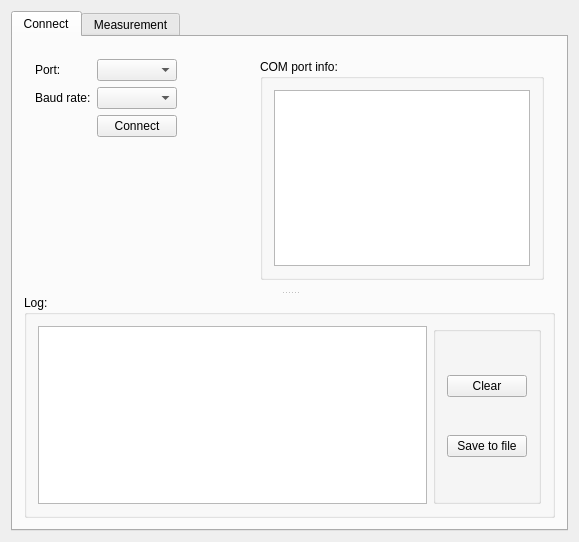
<?xml version="1.0" encoding="UTF-8"?>
<ui version="4.0">
 <class>Widget</class>
 <widget class="QWidget" name="Widget">
  <property name="geometry">
   <rect>
    <x>0</x>
    <y>0</y>
    <width>579</width>
    <height>542</height>
   </rect>
  </property>
  <property name="windowTitle">
   <string>Widget</string>
  </property>
  <layout class="QGridLayout" name="gridLayout">
   <item row="0" column="0">
    <widget class="QTabWidget" name="tabWidget">
     <property name="currentIndex">
      <number>0</number>
     </property>
     <widget class="QWidget" name="tab">
      <attribute name="title">
       <string>Connect</string>
      </attribute>
      <layout class="QGridLayout" name="gridLayout_5">
       <item row="0" column="0">
        <widget class="QSplitter" name="splitter">
         <property name="orientation">
          <enum>Qt::Vertical</enum>
         </property>
         <widget class="QWidget" name="">
          <layout class="QHBoxLayout" name="horizontalLayout_3">
           <item>
            <layout class="QVBoxLayout" name="verticalLayout">
             <item>
              <layout class="QFormLayout" name="Port_formLayout">
               <item row="0" column="0">
                <widget class="QLabel" name="Port_label">
                 <property name="text">
                  <string>Port:</string>
                 </property>
                </widget>
               </item>
               <item row="0" column="1">
                <widget class="QComboBox" name="Port_comboBox"/>
               </item>
               <item row="1" column="0">
                <widget class="QLabel" name="BaudRate_label">
                 <property name="text">
                  <string>Baud rate:</string>
                 </property>
                </widget>
               </item>
               <item row="1" column="1">
                <widget class="QComboBox" name="BaudRate_comboBox"/>
               </item>
               <item row="2" column="1">
                <widget class="QPushButton" name="Port_pushButton">
                 <property name="text">
                  <string>Connect</string>
                 </property>
                 <property name="checkable">
                  <bool>true</bool>
                 </property>
                </widget>
               </item>
              </layout>
             </item>
            </layout>
           </item>
           <item>
            <spacer name="horizontalSpacer">
             <property name="orientation">
              <enum>Qt::Horizontal</enum>
             </property>
             <property name="sizeHint" stdset="0">
              <size>
               <width>20</width>
               <height>20</height>
              </size>
             </property>
            </spacer>
           </item>
           <item>
            <widget class="QGroupBox" name="PortInfo_groupBox">
             <property name="sizePolicy">
              <sizepolicy hsizetype="Expanding" vsizetype="Preferred">
               <horstretch>0</horstretch>
               <verstretch>0</verstretch>
              </sizepolicy>
             </property>
             <property name="title">
              <string>COM port info:</string>
             </property>
             <layout class="QHBoxLayout" name="horizontalLayout">
              <item>
               <widget class="QPlainTextEdit" name="PortInfo_plainTextEdit">
                <property name="sizePolicy">
                 <sizepolicy hsizetype="Expanding" vsizetype="Preferred">
                  <horstretch>0</horstretch>
                  <verstretch>0</verstretch>
                 </sizepolicy>
                </property>
                <property name="minimumSize">
                 <size>
                  <width>250</width>
                  <height>0</height>
                 </size>
                </property>
                <property name="readOnly">
                 <bool>true</bool>
                </property>
               </widget>
              </item>
             </layout>
            </widget>
           </item>
          </layout>
         </widget>
         <widget class="QGroupBox" name="Log_groupBox">
          <property name="title">
           <string>Log:</string>
          </property>
          <layout class="QGridLayout" name="gridLayout_4">
           <item row="0" column="0">
            <widget class="QPlainTextEdit" name="Log_plainTextEdit">
             <property name="sizePolicy">
              <sizepolicy hsizetype="Expanding" vsizetype="Expanding">
               <horstretch>0</horstretch>
               <verstretch>0</verstretch>
              </sizepolicy>
             </property>
            </widget>
           </item>
           <item row="0" column="1">
            <widget class="QGroupBox" name="groupBox">
             <property name="title">
              <string/>
             </property>
             <layout class="QGridLayout" name="gridLayout_2">
              <item row="0" column="0">
               <widget class="QPushButton" name="pushButton">
                <property name="text">
                 <string>Clear</string>
                </property>
               </widget>
              </item>
              <item row="1" column="0">
               <widget class="QPushButton" name="pushButton_2">
                <property name="text">
                 <string>Save to file</string>
                </property>
               </widget>
              </item>
             </layout>
            </widget>
           </item>
          </layout>
         </widget>
        </widget>
       </item>
      </layout>
     </widget>
     <widget class="QWidget" name="tab_2">
      <attribute name="title">
       <string>Measurement</string>
      </attribute>
      <layout class="QGridLayout" name="gridLayout_3">
       <item row="0" column="0">
        <widget class="QPushButton" name="Start_pushButton">
         <property name="text">
          <string>Start</string>
         </property>
        </widget>
       </item>
       <item row="0" column="1">
        <layout class="QHBoxLayout" name="horizontalLayout_4">
         <item>
          <widget class="QLabel" name="Time_label">
           <property name="text">
            <string>Time:</string>
           </property>
          </widget>
         </item>
         <item>
          <widget class="QLineEdit" name="Time_lineEdit"/>
         </item>
         <item>
          <widget class="QLabel" name="Time_label_2">
           <property name="text">
            <string>us</string>
           </property>
          </widget>
         </item>
        </layout>
       </item>
       <item row="0" column="2">
        <spacer name="horizontalSpacer_2">
         <property name="orientation">
          <enum>Qt::Horizontal</enum>
         </property>
         <property name="sizeHint" stdset="0">
          <size>
           <width>220</width>
           <height>20</height>
          </size>
         </property>
        </spacer>
       </item>
       <item row="1" column="0" colspan="3">
        <widget class="QWidget" name="Plot_widget" native="true"/>
       </item>
      </layout>
     </widget>
    </widget>
   </item>
  </layout>
 </widget>
 <layoutdefault spacing="6" margin="11"/>
 <resources/>
 <connections/>
</ui>
